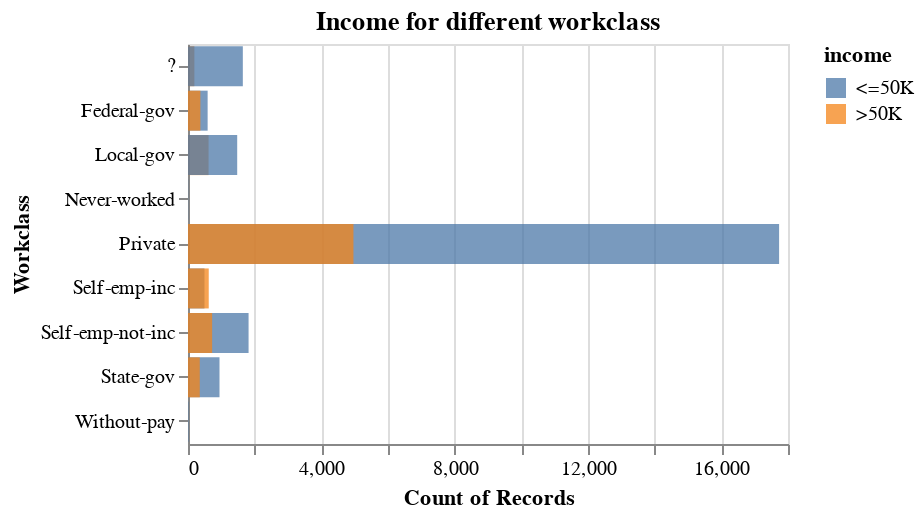

Here is the notebook cell this chart was saved with:
### Code cell
alt.Chart(data_adult, title = "Income for different workclass").mark_bar(opacity = 0.75).encode(
    alt.Y('workclass').title("Workclass"),
    alt.X('count()').stack(False),
    alt.Color('income')
).properties(
    height=200,
    width=300
)

### Figure 1 — Vega specification as saved in the notebook (floating-point values rounded to 4 significant figures)
{"$schema": "https://vega.github.io/schema/vega/v5.json", "data": [{"name": "source_0", "values": [{"__count": 945, "income": " <=50K", "workclass": " State-gov"}, {"__count": 1817, "income": " <=50K", "workclass": " Self-emp-not-inc"}, {"__count": 17733, "income": " <=50K", "workclass": " Private"}, {"__count": 724, "income": " >50K", "workclass": " Self-emp-not-inc"}, {"__count": 4963, "income": " >50K", "workclass": " Private"}, {"__count": 353, "income": " >50K", "workclass": " State-gov"}, {"__count": 589, "income": " <=50K", "workclass": " Federal-gov"}, {"__count": 617, "income": " >50K", "workclass": " Local-gov"}, {"__count": 191, "income": " >50K", "workclass": " ?"}, {"__count": 1476, "income": " <=50K", "workclass": " Local-gov"}, {"__count": 371, "income": " >50K", "workclass": " Federal-gov"}, {"__count": 494, "income": " <=50K", "workclass": " Self-emp-inc"}, {"__count": 1645, "income": " <=50K", "workclass": " ?"}, {"__count": 622, "income": " >50K", "workclass": " Self-emp-inc"}, {"__count": 14, "income": " <=50K", "workclass": " Without-pay"}, {"__count": 7, "income": " <=50K", "workclass": " Never-worked"}]}, {"name": "source_0_x_domain___count", "values": [{"min": 7, "max": 17733}]}, {"name": "source_0_y_domain_workclass", "values": [{"workclass": " State-gov"}, {"workclass": " Self-emp-not-inc"}, {"workclass": " Private"}, {"workclass": " Federal-gov"}, {"workclass": " Local-gov"}, {"workclass": " ?"}, {"workclass": " Self-emp-inc"}, {"workclass": " Without-pay"}, {"workclass": " Never-worked"}]}, {"name": "source_0_color_domain_income", "values": [{"income": " <=50K"}, {"income": " >50K"}]}], "marks": [{"type": "rect", "name": "marks", "from": {"data": "source_0"}, "encode": {"update": {"fill": {"field": "income", "scale": "color"}, "height": {"signal": "max(0.25, bandwidth('y'))"}, "x": {"field": "__count", "scale": "x"}, "y": {"field": "workclass", "scale": "y"}, "opacity": {"value": 0.75}, "x2": {"value": 0, "scale": "x"}}}, "style": ["bar"]}], "scales": [{"name": "x", "type": "linear", "domain": [{"signal": "(data(\"source_0_x_domain___count\")[0] || {}).min"}, {"signal": "(data(\"source_0_x_domain___count\")[0] || {}).max"}], "range": [0, {"signal": "width"}], "nice": true, "zero": true}, {"name": "y", "type": "band", "domain": {"data": "source_0_y_domain_workclass", "field": "workclass", "sort": true}, "range": [0, {"signal": "height"}], "paddingInner": 0.1, "paddingOuter": 0.05}, {"name": "color", "type": "ordinal", "domain": {"data": "source_0_color_domain_income", "field": "income", "sort": true}, "range": "category"}], "axes": [{"scale": "x", "domain": false, "ticks": false, "tickCount": {"signal": "ceil(width/40)"}, "grid": true, "minExtent": 0, "orient": "bottom", "labels": false, "aria": false, "maxExtent": 0, "gridScale": "y", "zindex": 0}, {"scale": "x", "zindex": 0, "orient": "bottom", "labelFlush": true, "title": "Count of Records", "labelOverlap": true, "grid": false, "tickCount": {"signal": "ceil(width/40)"}}, {"scale": "y", "zindex": 0, "orient": "left", "grid": false, "title": "Workclass"}], "title": {"text": "Income for different workclass", "frame": "group"}, "width": 300, "height": 200, "legends": [{"fill": "color", "symbolType": "square", "title": "income", "encode": {"symbols": {"update": {"opacity": {"value": 0.75}}}}}], "style": "cell", "background": "white", "padding": 5}
